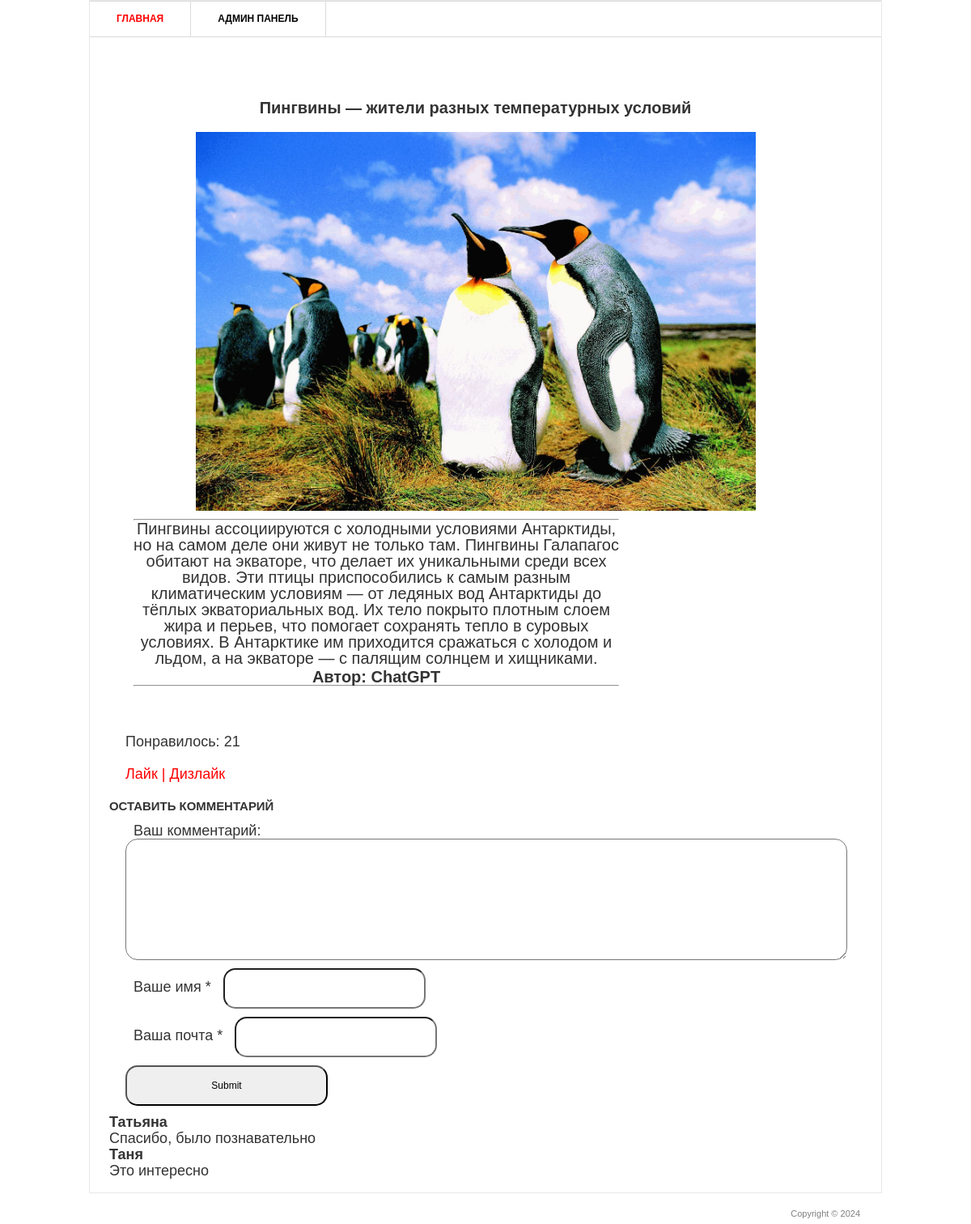
/1/, run on the app's committed database.
### facts_of_nature/models.py (models this page shows, shortened)
class Publication(models.Model):
    title = models.CharField('Заголовок записи', max_length=100)
    description = models.TextField('Текст записи')
    author = models.CharField('Автор', max_length=100)
    date = models.DateField('Дата публикации')
    img = models.ImageField('Изображения', upload_to='image/%Y')
    class Meta:
        verbose_name = 'Публикация'
        verbose_name_plural = 'Публикации'

class Comment(models.Model):
    email = models.EmailField()
    name = models.CharField('Имя', max_length=50)
    text_comments = models.TextField('Текст комментария', max_length=2000)
    post = models.ForeignKey(Publication, verbose_name='Публикация', on_delete=models.CASCADE)
    class Meta:
        verbose_name = 'Комментарий'
        verbose_name_plural = 'Комментарии'

### facts_of_nature/views.py (the view)
# urls.py: path('<int:pk>/', views.SingleEntry.as_view()),
class SingleEntry(View):
    def get(self, request, pk):
        single = Publication.objects.get(id=pk)
        return render(request, 'project/single_entry.html', {'single': single})

### templates/project/single_entry.html (shortened to what this page needs)
{% load static %}
<html >
<head>
	<link rel="stylesheet" href="{% static 'css/style.css' %}" type="text/css" media="all" />
</head>
<body>
<div class="shell">
	<div class="border">
		<div id="navigation">
			<ul>
			    <li><a href="/" class="active">Главная</a></li>
			    <li><a href="/admin">Админ панель</a></li>
			</ul>
		</div>
		<div id="main">
			<div id="content" class="left">
				<div class="projects">
					<h2>{{ single.title }}</h2>
					<p>
						<img src="{{ single.img.url }}" width="80%"/>
					</p>
					<div class="item">
						  <div class="text left">
							  <hr><p>{{ single.description }}</p>
							  <h5>Автор: {{ single.author }}</h5>
							  <hr>
						  </div>
					</div>
				</div>
			</div>
			<div class="likes">
				<br>
			    <p>Понравилось: {{ single.likes_set.all.count }}</p>
			    <br>
			    <a href="{% url 'add_like' single.id %}">Лайк |</a>
			    <a href="{% url 'delete_like' single.id %}">Дизлайк</a>
				<br>
			</div>
			<div class="comment">
                <h5>ОСТАВИТЬ КОММЕНТАРИЙ</h5>
                <div>
					<form action="{% url 'add_comment' single.id %}" method="post">
                        <div>
                            <label>Ваш комментарий:</label>
                            <textarea name="text_comments"></textarea>
                        </div>
						<div>
                            <label>Ваше имя *</label>
                            <input type="text" name="name">
                        </div>
                        <div>
                            <label>Ваша почта *</label>
                            <input type="email" name="email">
                        </div>
                        <div><input type="submit"></div>
                    </form>
                </div>
            </div>
            <div>
                {% for comment in single.comment_set.all %}
                <div class="view-comment">
                    <h4>{{ comment.name }}</h4>
                    <p>
                        {{ comment.text_comments }}
                    </p>
                </div>
                {% endfor %}
            </div>
		</div>
	</div>
	<div id="footer">
		<p class="copy right">Copyright &copy; 2024 </p>
	</div>
</div>
</body>
</html>

### static/css/style.css (style rules this page uses)
* { margin: 0; padding: 0; outline:0; }
body { font-size: 16px; line-height: 20px; font-family: Georgia, Arial, Helvetica, Sans-Serif; color: #333; background: url() repeat 0 0; }
a { color: #ff0000; text-decoration: none; cursor:pointer; }
input, textarea, select { font-family: Arial, Helvetica, sans-serif; font-size:12px; }
textarea { overflow:auto; }
.left, .alignleft { float: left; display: inline; }
.right, .alignright { float: right; display: inline; }
.shell { width: 980px; margin: 0 auto; }
.border { border: 1px solid #e8e8e8; background: #fff; position: relative; }
#navigation { height: 43px; border-top: 1px solid #dbdbdb; border-bottom: 1px solid #dbdbdb; }
#navigation ul { list-style: none; }
#navigation ul li { float: left; height: 43px; border-right: 1px solid #dbdbdb; font-size: 12px; line-height: 43px; font-weight: bold; text-transform: uppercase; }
#navigation ul li a { float: left; height: 43px; color: #000; padding: 0 33px; }
#navigation ul li a:hover, #navigation ul li a.active { color: #ff0000; text-decoration: none; }
#main { width: 932px; padding: 37px 24px 17px 24px; }
#content { width: 905px; }
.projects { padding: 10px 0 0 0; }
.projects .item { margin: 0 0 28px 0; }
.projects .text { width: 600px; }
.projects .text p { padding: 0 0 3px 0; }
#footer { font-family: Arial, sans-serif; font-size: 11px; line-height: 14px; color: #7f7f7f; padding: 18px 27px 20px 38px; }
.comment { font-size: 18px; }
.comment label { margin: 10px 10px; }
.comment input { border-radius: 15px; padding: 15px; height: 50px; width: 250px; }
.comment textarea { border-radius: 15px; padding: 15px; height: 150px; width: 100%; resize: vertical; }
.comment div { margin: 10px; }
.view-comment { font-size: 18px; border-radius: 15px; }
.projects h2 { padding: 10px; margin: 10px; font-size: 20px; text-align: center; }
.projects { padding: 10px; margin: 10px; font-size: 20px; text-align: center; }
.item { padding: 10px; margin: 10px; font-size: 18px; border-radius: 15px; text-align: center; }
.item h5 { font-size: 20px; }
.item p { font-size: 20px; }
.likes { padding: 10px; margin: 10px; font-size: 18px; border-radius: 15px; }

### data on the page
Publication: title "Пингвины — жители разных температурных условий", img (picture), description "Пингвины ассоциируются с холодными условиями Антарктиды, но на самом деле они живут не только там. Пингвины Галапагос обитают на экваторе, что делает их уникальными среди всех видов. Эти птицы приспособились к самым разным климатическим условиям — от ледяных вод Антарктиды до тёплых экваториальных вод. Их тело покрыто плотным слоем жира и перьев, что помогает сохранять тепло в суровых условиях. В Антарктике им приходится сражаться с холодом и льдом, а на экваторе — с палящим солнцем и хищниками.", author "ChatGPT", likes_set.all.count "21"
Comment: name "Татьяна", text_comments "Спасибо, было познавательно"
Comment: name "Таня", text_comments "Это интересно"
